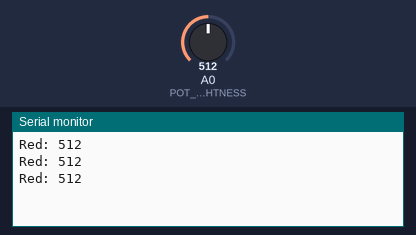
The sketch below on a simulated Arduino Uno, built with avr-gcc and run on an emulated ATmega328P. Shown: the last lines printed to the serial monitor. Inputs (shaded band) come from the test bench; at power-on: A0 (POT_LED_BRIGHTNESS) = 512.

Above: at 1.3 s.
1.4 s: A0 (POT_LED_BRIGHTNESS) set to 716
At 1.9 s:
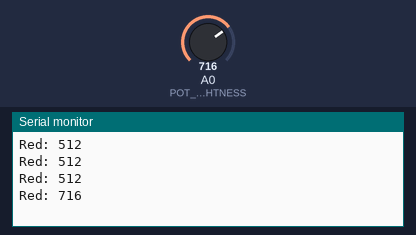
2.9 s: A0 (POT_LED_BRIGHTNESS) set to 900
At 3.4 s:
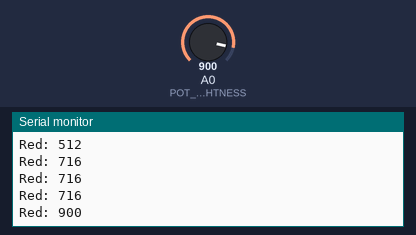
Timing chart, 0 to 5.9 s (numbered marks = the images above; inputs shaded):
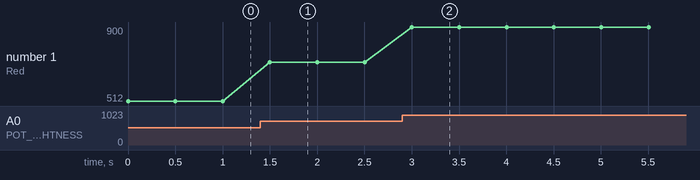

Measured:
- after the input at 1.4 s, the serial monitor: prints a new line after 0.10 s (image 1)
- after the input at 2.9 s, the serial monitor: prints a new line after 0.10 s (image 2)
- plotted number 1: 512 → 716 after the input at 1.4 s, 716 → 900 after the input at 2.9 s

The sketch:

sketch_potentiometer_led_pwm_brightness.ino
```cpp
#define POT_LED_BRIGHTNESS A0
//#define LED_RED 6 // (PWM)

void setup() {
  Serial.begin(9600);
  pinMode(POT_LED_BRIGHTNESS, INPUT);
  //pinMode(LED_RED, OUTPUT);
}

void loop() {
  const int potRead = analogRead(POT_LED_BRIGHTNESS);
  Serial.print("Red: ");
  Serial.println(potRead);
  //const long ledBrightness = map(potRead, 0, 1023, 0, 255);

  //analogWrite(LED_RED, ledBrightness);

  delay(500);
}
```
